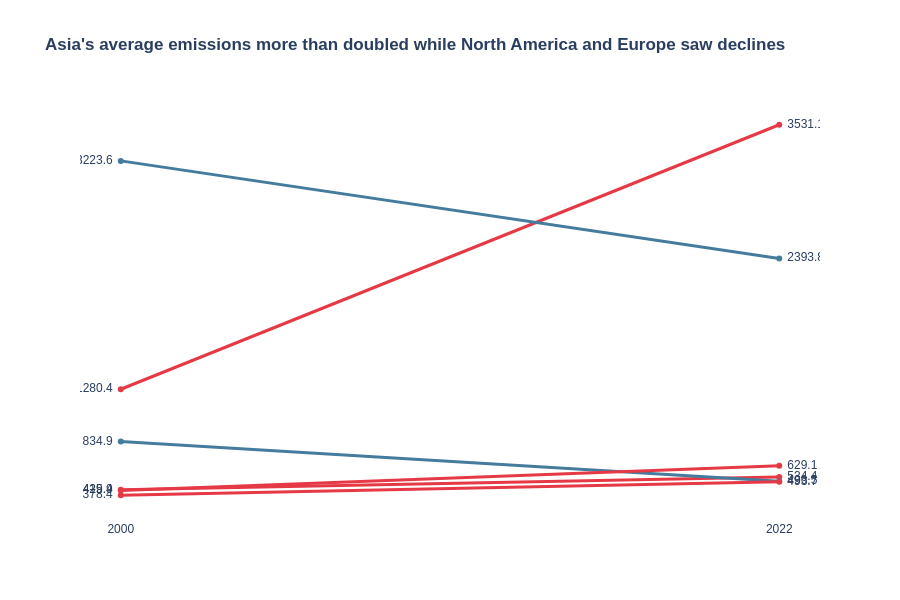

Here is the notebook cell this chart was saved with:
### Code cell
df_slope = (df[df['Year'].isin([2000, 2022])]
            .groupby(['Region', 'Year'])['CO2_Mt']
            .mean()
            .reset_index())

fig = go.Figure()

for region in df_slope['Region'].unique():
    region_data = df_slope[df_slope['Region'] == region]
    
    val_2000 = region_data[region_data['Year'] == 2000]['CO2_Mt'].values[0]
    val_2022 = region_data[region_data['Year'] == 2022]['CO2_Mt'].values[0]
    line_color = "#E63946" if val_2022 > val_2000 else "#457B9D"
    
    fig.add_trace(go.Scatter(
        x=region_data['Year'], 
        y=region_data['CO2_Mt'],
        mode='lines+markers+text',
        name=region,
        line=dict(color=line_color, width=3),
        text=[f"{region} {val_2000:.1f} ", f" {val_2022:.1f}"],
        textposition=["middle left", "middle right"],
        hoverinfo='none'
    ))


fig.update_layout(
    title="<b>Asia's average emissions more than doubled while North America and Europe saw declines</b>",
    xaxis=dict(type='category', showgrid=False, zeroline=False),
    yaxis=dict(showgrid=False, zeroline=False, showticklabels=False),
    plot_bgcolor='white', showlegend=False,
    font=dict(family="Arial"), height=600
)
fig.show()

### Figure 1 — Plotly figure (JSON) as saved in the notebook; plotly's stock layout.template omitted (floating-point values rounded to 4 significant figures)
{"data": [{"hoverinfo": "none", "line": {"color": "#E63946", "width": 3}, "mode": "lines+markers+text", "name": "Africa", "text": ["Africa 425.4 ", " 534.4"], "textposition": ["middle left", "middle right"], "type": "scatter", "x": [2000, 2022], "y": [425.4, 534.4]}, {"hoverinfo": "none", "line": {"color": "#E63946", "width": 3}, "mode": "lines+markers+text", "name": "Asia", "text": ["Asia 1280.4 ", " 3531.1"], "textposition": ["middle left", "middle right"], "type": "scatter", "x": [2000, 2022], "y": [1280.0, 3531.0]}, {"hoverinfo": "none", "line": {"color": "#457B9D", "width": 3}, "mode": "lines+markers+text", "name": "Europe", "text": ["Europe 834.9 ", " 496.5"], "textposition": ["middle left", "middle right"], "type": "scatter", "x": [2000, 2022], "y": [834.9, 496.5]}, {"hoverinfo": "none", "line": {"color": "#E63946", "width": 3}, "mode": "lines+markers+text", "name": "Latin America", "text": ["Latin America 419.9 ", " 629.1"], "textposition": ["middle left", "middle right"], "type": "scatter", "x": [2000, 2022], "y": [419.9, 629.1]}, {"hoverinfo": "none", "line": {"color": "#457B9D", "width": 3}, "mode": "lines+markers+text", "name": "North America", "text": ["North America 3223.6 ", " 2393.8"], "textposition": ["middle left", "middle right"], "type": "scatter", "x": [2000, 2022], "y": [3224.0, 2394.0]}, {"hoverinfo": "none", "line": {"color": "#E63946", "width": 3}, "mode": "lines+markers+text", "name": "Oceania", "text": ["Oceania 378.4 ", " 493.7"], "textposition": ["middle left", "middle right"], "type": "scatter", "x": [2000, 2022], "y": [378.4, 493.7]}], "layout": {"font": {"family": "Arial"}, "height": 600, "plot_bgcolor": "white", "showlegend": false, "title": {"text": "<b>Asia's average emissions more than doubled while North America and Europe saw declines</b>"}, "xaxis": {"showgrid": false, "type": "category", "zeroline": false}, "yaxis": {"showgrid": false, "showticklabels": false, "zeroline": false}}}
